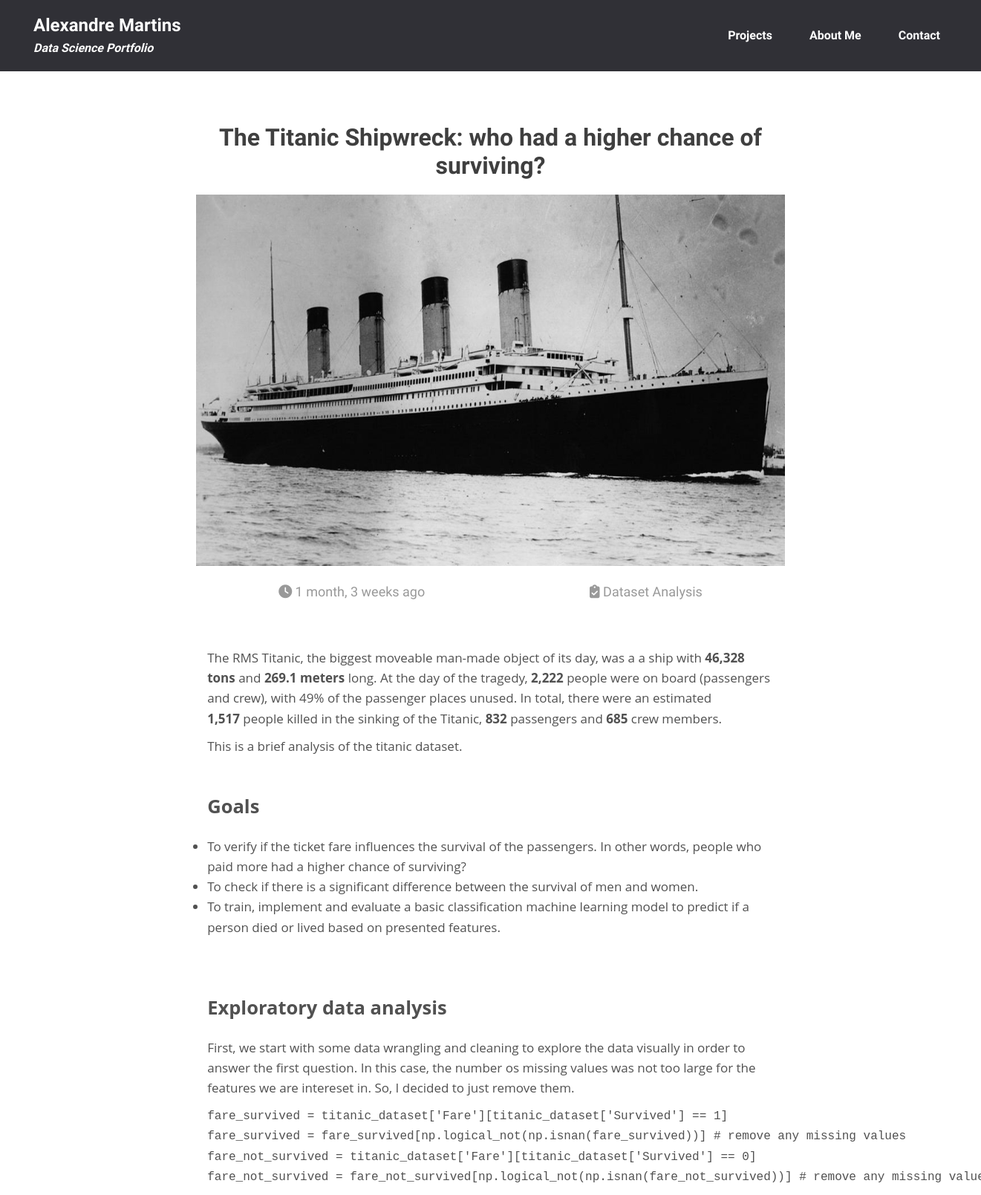
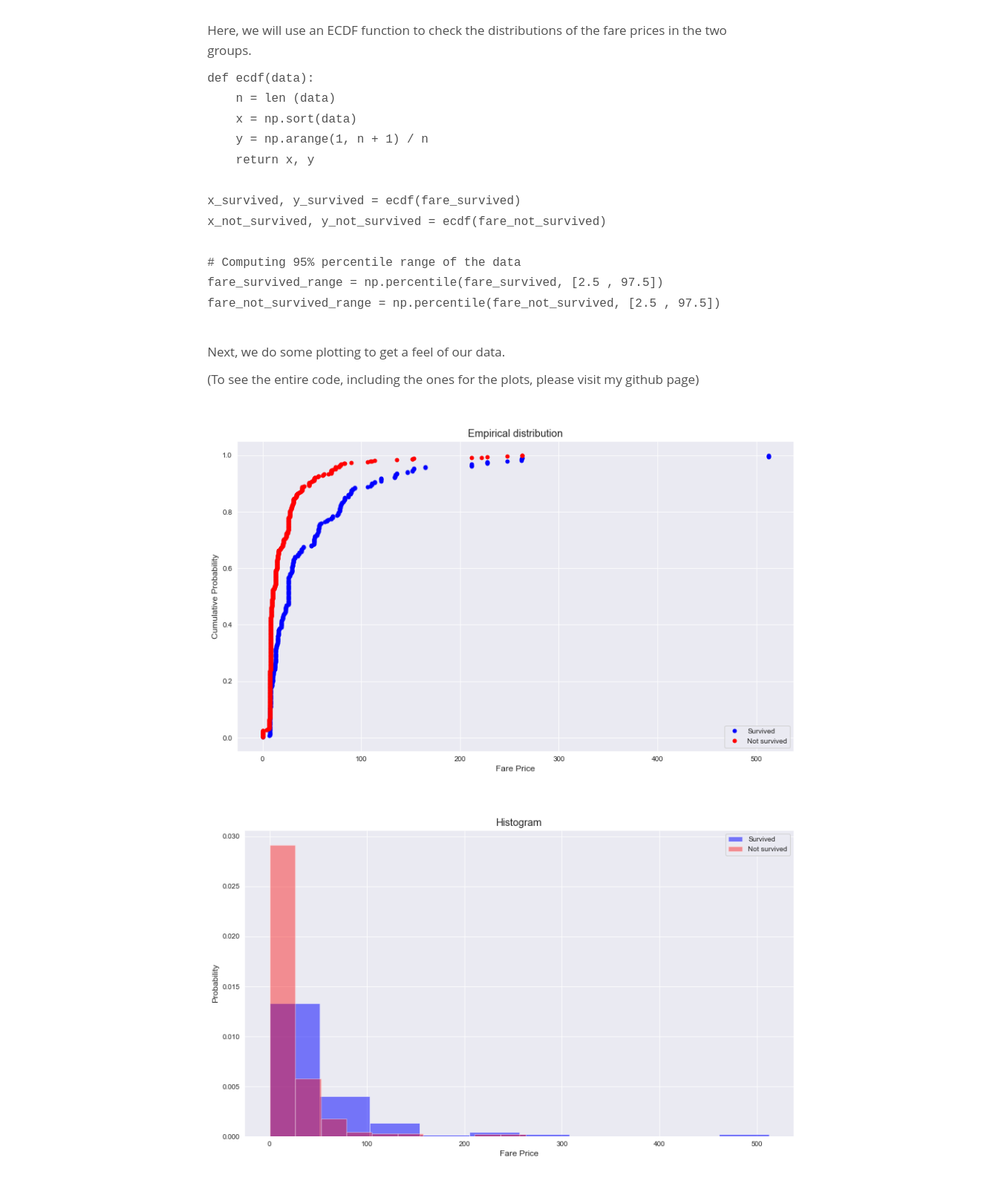
The page /articles/post/1/ (upper part) on the database its author committed (2 pictures, top to bottom).
### articles/models.py (models this page shows, shortened)
class Post(models.Model):
    title = models.CharField(max_length = 100)
    overview = RichTextField(blank=True, null=True, config_name='overview')
    timestamp = models.DateTimeField(auto_now_add = True)
    content = RichTextUploadingField(blank=True, null=True)
    thumbnail = models.ImageField(upload_to='media/post_list_pic/')
    categories = models.ManyToManyField(Category)
    like_count = models.IntegerField(default=0, null=True)

class Category(models.Model):
    title = models.CharField(max_length = 20)
    def __str__(self):
        return self.title

### articles/views.py (the view)
# urls.py: path('post/<id>/', views.post, name='posts')
def post(request, id):
    post = get_object_or_404(Post, id=id)
    context = {
        'post': post
    }
    return render(request, 'articles/post.html', context)

### articles/templates/articles/post.html
{% extends 'base.html' %}
{% load static %}
{% block content %}
<div class="main-post-container">
    <div class="post-header">
        <div class="post-title">
            <h1>{{ post.title }}</h1>
        </div>
        <div class="post-tumbnail">
            <img src="{{ post.thumbnail.url }}" alt="">
        </div>
        <div class="post-info">
            <span><i class = "fas fa-clock"></i> {{ post.timestamp|timesince }} ago</span>
            {% for cat in post.categories.all %}
            <span><i class="fas fa-clipboard-check"></i> {{ cat }}</span>
            {% endfor %}
        </div>
    </div>
    <div class="post-body">
        {{ post.content | safe }}
    </div>
</div>
{% endblock content %}

### static/style.css (style rules this page uses)
* { box-sizing: border-box; padding: 0; margin: 0; }
html, body { height: 100%; background-color: #fff; font-family: "B612", sans-serif; }
.post-body { line-height: 1.5; margin-bottom: 70px; margin-top: 20px; text-align: left; font-size: 16px; padding: 15px; }
.main-post-container { display: flex; width: 60%; margin: auto; flex-direction: column; }
.main-post-container .post-header { display: flex; width: 100%; margin-top: 20px; margin-bottom: 20px; flex-direction: column; }
.main-post-container .post-header .post-title h1 { margin-bottom: 20px; margin-top: 50px; color: rgb(63, 63, 63); text-align: center; }
.main-post-container .post-header .post-tumbnail img { width: 100%; height: 500px; background-size: cover; }
.main-post-container .post-header .post-info { display: flex; justify-content: space-around; color: #999; font-size: 18px; margin-bottom: 10px; margin-top: 20px; }
.main-post-container .post-body { font-family: "Open Sans", sans-serif; text-align: left; line-height: 1.6; color: #515151; font-size: 17px; font-weight: 400; }
.main-post-container .post-body h2 { margin-bottom: 20px; }
.main-post-container .post-body p { margin-bottom: 10px; }
.main-post-container .post-body code { font-size: 16px; }
.main-post-container .post-body p img { text-align: left; display: block; margin: inherit; width: 12%; height: 12%; }

### rows shown on the page
Post: title "The Titanic Shipwreck: who had a higher chance of surviving?", thumbnail (picture), timestamp "1 month, 3 weeks", content "The RMS Titanic, the biggest moveable man-made object of its day, was a a ship with 46,328 tons and 269.1 meters long. At the day of the tragedy, 2,222 people were on board (passengers and crew), with 49% of the passenger places unused. In total, there were an estimated 1,517 people killed in the sinking of the Titanic, 832 passengers and 685 crew members. This is a brief analysis of the titanic dataset. Goals To verify if the ticket fare influences the survival of the passengers. In other words, people who paid more had a higher chance of surviving? To check if there is a significant difference between the survival of men and women. To train, implement and evaluate a basic classification…", content (picture)
Category: title "Dataset Analysis"
